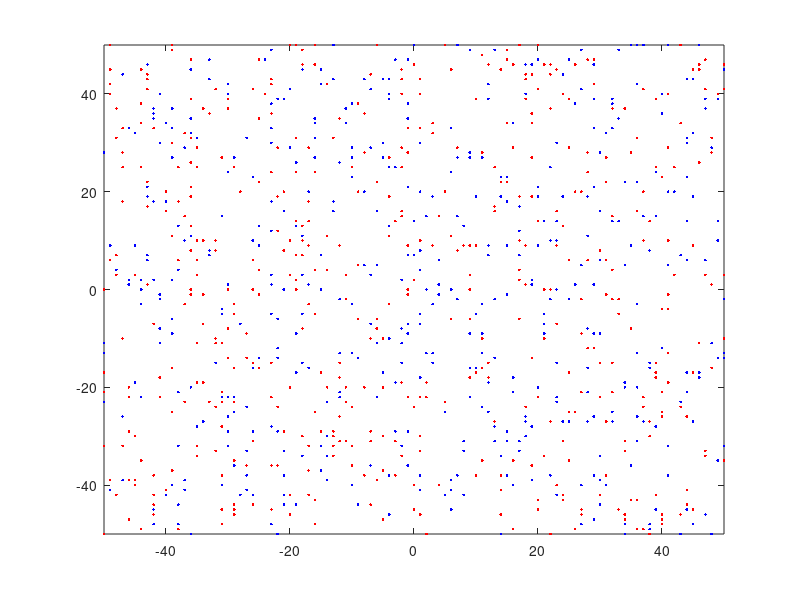

MATLAB code to generate this figure: (Note: this script raises an error after producing the figure.)
clc
% /////////////////////////////// Parameters //////////////////////////////

s = 100; % Size of lattice.
n = 1000; % Number of agents.
T = 1000; % Max time.
d = 0.3; % Diffusion rate.
v0 = -100; % Big potential strength.
u0 = -1; % Small potential strength.
std = 20.; % Big potential standard deviation.
std2 = 5.; % Small potential standard deviation.
mn = [-25 0; 0 25]; % Big potential mean.
l = 0.002; % Decay constant.


% \\\\\\\\\\\\\\\\\\\\\\\\\\\\\\\\\\\\\\\\\\\\\\\\\\\\\\\\\\\\\\\\\\\\\\\\\

% ////////////////////////// Initialize variables /////////////////////////

% Initial coordinates.
x = randi([-s/2,s/2],n,1);
y = randi([-s/2,s/2],n,1);
n1 = n/2; % #agents who prefer the first attraction point
n2 = n - n1; % #agents who prefer the second attraction point
preferences = [repelem([1,0], n1, 1); repelem([0, 1], n2, 1)];
x1 = x(1:n1);
x2 = x(n1+1:end);
y1 = y(1:n1);
y2 = y(n1+1:end);
N = sparse(zeros(n)); % Network matrix.

T0 = zeros(n); % Time reference for decay rate.

figure;
h1 = plot(x1, y1,'b.');
hold on;
h2 = plot( x2, y2, 'r.');
axis([-s/2 s/2 -s/2 s/2])

set(h1,'XDataSource','x1');
set(h1,'YDataSource','y1');
set(h2,'XDataSource','x2');
set(h2,'YDataSource','y2');

% ///////////////////////////// Initialize measurements  ///////7//////////
num_meas = 10;
degrees = zeros(n, num_meas);
friend_tol = 0.1;
clust_coef = zeros(1, num_meas);
av_path = zeros(1, num_meas);
modularity_save = zeros(1, num_meas);
clusters = zeros(n, num_meas);

tmod = T/num_meas;
meas = 1;
% /////////////////////////////// Main loop ///////////////////////////////

t = 1;
while (t < T)
    
    E = reshape([x,y],1,n,2) - reshape([x,y],n,1,2); % Euclidian distances.
    U = triu(sparse((sum(abs(E),3) == 0)),1); % Find agents that share location.
    A = U + U'; % Adjency matrix.
    
    T0(A == 1) = t; % Update time reference.
    
    N = N.*dec(t,l,T0) + A; % Update network.
    N(N>10) = 10; %Cap how good friends people can be
    
    % Calculate energies.
    energy_x_minus = pot(x - 1,y,s,v0,u0,std,std2,mn,N,[x,y], preferences);
    energy_x_plus = pot(x + 1,y,s,v0,u0,std,std2,mn,N,[x,y], preferences);
    energy_y_minus = pot(x,y - 1,s,v0,u0,std,std2,mn,N,[x,y], preferences);
    energy_y_plus = pot(x,y + 1,s,v0,u0,std,std2,mn,N,[x,y], preferences);
    
    p_x_minus = 1./(1+exp(energy_x_minus - energy_x_plus));
    p_y_minus = 1./(1+exp(energy_y_minus - energy_y_plus));
    %statX = [exp(- energy_x_minus/e), ...
     %   exp(- energy_x_plus/e)];
    %statY = [exp(- energy_y_minus/e), ...
     %   exp(- energy_y_plus/e)];
    % disp(statX(1,:))
    % Normalized probabilities.
    %statX = statX./sum(statX,2);
    %statY = statY./sum(statY,2);
    
    % Update coordinates.
    x = x + (rand(n,1) < d).*(2 * (rand(n,1) > p_x_minus) - 1);
    y = y + (rand(n,1) < d).*(2 * (rand(n,1) > p_y_minus) - 1);
    refreshdata(h1)
    refreshdata(h2)
    drawnow
    
    if  mod(t, tmod) == 0
        disp('Calculating network properties...')       
        unweightN = double(N>friend_tol);
        disp(' -- degrees')
        degrees(:, meas) = sum(unweightN, 2);
        disp(' -- clustering coefficients')
        clust_coef(1, meas) = ClustCoeff(unweightN);
        disp(' -- average pathlength')
        av_path(1,meas) = Average_PL(unweightN);
        disp(' -- modularity')
        %[modularity_save(1, meas), clusters(:, meas)] = modularity(unweightN);
        meas = meas + 1;
    end
    x1 = x(1:n1);
    x2 = x(n1:end);
    y1 = y(1:n1);
    y2 = y(n1:end);
    t = t + 1;
end

% \\\\\\\\\\\\\\\\\\\\\\\\\\\\\\\\\\\\\\\\\\\\\\\\\\\\\\\\\\\\\\\\\\\\\\\\\

hold off
